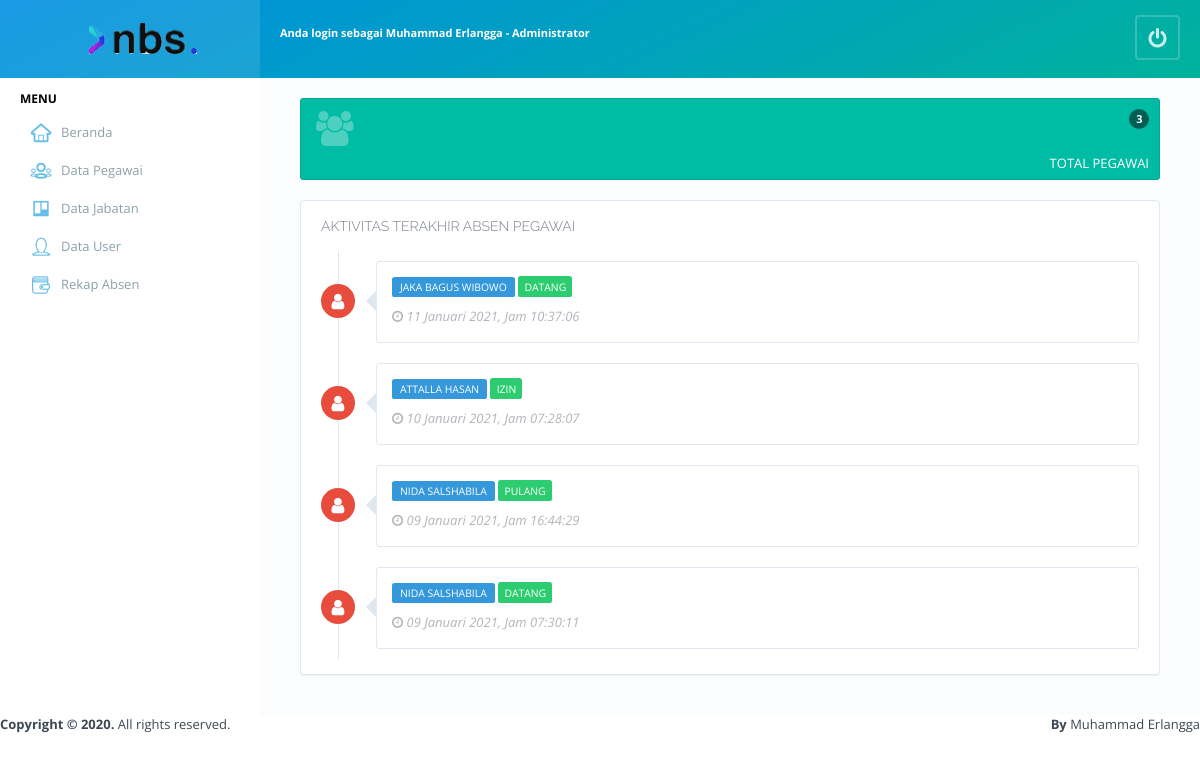
Screenshot of /admin/dashboard (signed in) with the database file from the repository.
### tables this page shows
CREATE TABLE IF NOT EXISTS `tbl_absen` (
`id_absen` int(11) NOT NULL,
  `nip` varchar(10) NOT NULL,
  `tanggal` date DEFAULT NULL,
  `jam` time DEFAULT NULL,
  `keterangan` varchar(10) DEFAULT NULL,
  `catatan` text,
  `surat_bukti` varchar(255) DEFAULT NULL
);

CREATE TABLE IF NOT EXISTS `tbl_pegawai` (
  `nip` varchar(10) NOT NULL,
  `id_jabatan` int(11) NOT NULL,
  `nama_pegawai` varchar(100) NOT NULL,
  `tgl_lahir` date NOT NULL,
  `jenis_kelamin` varchar(1) NOT NULL,
  `agama` varchar(30) NOT NULL,
  `alamat` text NOT NULL,
  `no_telp` varchar(13) NOT NULL,
  `email` varchar(100) NOT NULL,
  `password` varchar(255) NOT NULL,
  `foto` varchar(255) NOT NULL,
  `aktif` varchar(2) NOT NULL,
  `id_admin` int(11) NOT NULL
);

### admin/include/fungsi_tgl.php (called while the page is built, shortened)
<?php
    function tgl_indo($tgl){
            $tanggal = substr($tgl,8,2);
            $bulan = getBulan(substr($tgl,5,2));
            $tahun = substr($tgl,0,4);
            return $tanggal.' '.$bulan.' '.$tahun;
    }
    function getBulan($bln){
                switch ($bln){
                    case 1:
                        return "Januari";
                        break;
                }
            }
?>

### admin/dashboard.php (the view, shortened to what this page needs)
<?php
$nama=$_SESSION["nama"];
?>
<!DOCTYPE html>
<html lang="en">
<head>
<?php include('include/css.php');?>
</head>
    <body>
    <div id="page-wrapper">
        <div id="page-header" class="bg-gradient-9">
    <div id="header-logo" class="logo-bg">
        <a href="././dashboard" class="logo-content-big" title="Attendance App">
        </a>
    </div>
    <div id="header-nav-left">
    <div class="user-account-btn dropdown">
   <span class="bs-badge"><strong>Anda login sebagai <?php echo $nama; ?> - Administrator</strong></span>
    </div>
    </div>
    <div id="header-nav-right">
        <div class="dropdown">
            <a href="././logout" data-placement="bottom" class="popover-button-header tooltip-button" title="Logout">
                <i class="glyph-icon icon-power-off"></i>
            </a>
        </div>
    </div>
</div>
        <div id="page-sidebar">
    <div class="scroll-sidebar">
<?php
include('include/menu.php');
?>
    </div>
</div>
<div id="page-content-wrapper">
            <div id="page-content">
                    <div class="container">
                    <div class="col-md-12">
        <div class="row mrg20B">
            <div class="col-md-12">
                <a href="././Data-Pegawai" title="Jumlah Pegawai" class="tile-box tile-box-shortcut btn-primary">
                    <span class="bs-badge badge-absolute"><?php
		include('include/koneksi.php');
        $query = mysqli_query($konek,"SELECT * FROM tbl_pegawai");
        $count = mysqli_num_rows($query);
        echo $count;
        ?>
        </span>
                    <div class="tile-header">
                        Total Pegawai
                    </div>
                    <div class="tile-content-wrapper">
                        <i class="glyph-icon icon-users"></i>
                    </div>
                </a>
            </div>
        </div>
        <div class="panel">
            <div class="panel-body">
                <h3 class="title-hero">
                    Aktivitas Terakhir Absen Pegawai
                </h3>
                <?php
                include("include/koneksi.php");
                include("include/fungsi_tgl.php");
                $sql = mysqli_query($konek, "SELECT a.id_absen, a.nip, a.tanggal, a.jam, a.keterangan, b.nama_pegawai FROM tbl_absen a JOIN tbl_pegawai b ON a.nip=b.nip WHERE a.id_absen ORDER by a.id_absen DESC limit 10");
                while ($hasil = mysqli_fetch_array ($sql)){
                    ?>
                <div class="example-box-wrapper">
                    <div class="timeline-box timeline-box-left">
                        <div class="tl-row">
                            <div class="tl-item float-right">
                                <div class="tl-icon bg-red">
                                    <i class="glyph-icon icon-user"></i>
                                </div>
                                <div class="popover right">
                                    <div class="arrow"></div>
                                    <div class="popover-content">
                                        <div class="tl-label bs-label label-info"><?=$hasil['nama_pegawai'];?></div> <span class="bs-label label-success"><?=$hasil['keterangan'];?></span>
                                        <div class="tl-time">
                                            <i class="glyph-icon icon-clock-o"></i>
                                            <?php echo tgl_indo($hasil['tanggal']); ?>, Jam <?=$hasil['jam'];?>
                                        </div>
                                    </div>
                                </div>
                            </div>
                        </div>
                        <?php } ?>
                        </div>
                    </div>
                </div>
            </div>
        </div>
</div>
</div>
</div>
</div>
</div>
<?php include('include/footer.php');?>

### rows the page displays
tbl_absen: nip.nama_pegawai "JAKA BAGUS WIBOWO", keterangan "DATANG", tanggal "11 Januari 2021", jam "10:37:06"
tbl_absen: nip.nama_pegawai "ATTALLA HASAN", keterangan "IZIN", tanggal "10 Januari 2021", jam "07:28:07"
tbl_absen: nip.nama_pegawai "NIDA SALSHABILA", keterangan "PULANG", tanggal "09 Januari 2021", jam "16:44:29"
tbl_absen: nip.nama_pegawai "NIDA SALSHABILA", keterangan "DATANG", tanggal "09 Januari 2021", jam "07:30:11"

### other values shown
$nama "Muhammad Erlangga"
$count "3"
